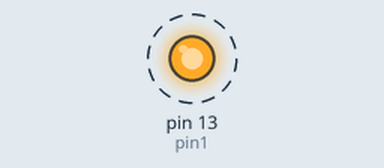
The sketch below on a simulated Arduino Uno, built with avr-gcc and run on an emulated ATmega328P. Shown: output pins drawn as LEDs (lit = HIGH). Dashed ring = blinking.

Above: at 0.12 s.
Timing chart, 0 to 3.0 s (numbered marks = the images above):
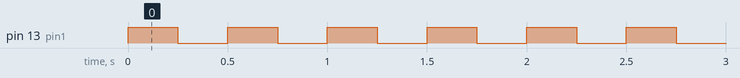

Measured:
- by itself, pin 13 (pin1): alternates HIGH for 0.25 s and LOW for 0.25 s

The sketch:

myfirstdemotest.ino
```cpp
#include <librarydemo.h>

int pin1 = 13;

MyFirstDemo tester(pin1);

void setup() {
  pinMode(pin1, OUTPUT);
}

void loop() {
  tester.flash();

}
```

librarydemo.cpp
```cpp
#include "Arduino.h"
#include "librarydemo.h"

//int _pin;

MyFirstDemo::MyFirstDemo(int pin)
{
    _pin = pin;
}

void MyFirstDemo::flash()
{
    digitalWrite(_pin, HIGH);
    delay(250);
    digitalWrite(_pin,LOW);
    delay(250);
}
```

librarydemo.h
```cpp
#ifndef librarydemo
#define librarydemo

#include "Arduino.h"

class MyFirstDemo
{
    public:
        MyFirstDemo(int pin);
        void flash();
    private:
        int _pin;
};
#endif
```
